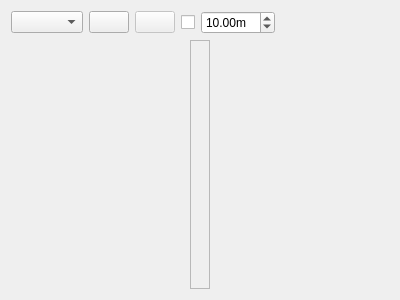
<?xml version="1.0" encoding="UTF-8"?>
<ui version="4.0">
 <class>ImageViewWidget</class>
 <widget class="QWidget" name="ImageViewWidget">
  <property name="enabled">
   <bool>true</bool>
  </property>
  <property name="geometry">
   <rect>
    <x>0</x>
    <y>0</y>
    <width>400</width>
    <height>300</height>
   </rect>
  </property>
  <property name="sizePolicy">
   <sizepolicy hsizetype="Expanding" vsizetype="Expanding">
    <horstretch>0</horstretch>
    <verstretch>0</verstretch>
   </sizepolicy>
  </property>
  <property name="windowTitle">
   <string>Image View</string>
  </property>
  <layout class="QVBoxLayout" name="verticalLayout" stretch="0,1,0">
   <item>
    <layout class="QHBoxLayout" name="horizontalLayout" stretch="0,0,0,0,0,1">
     <item>
      <widget class="QComboBox" name="topics_combo_box">
       <property name="sizeAdjustPolicy">
        <enum>QComboBox::AdjustToContents</enum>
       </property>
      </widget>
     </item>
     <item>
      <widget class="QPushButton" name="refresh_topics_push_button"/>
     </item>
     <item>
      <widget class="QPushButton" name="zoom_1_push_button">
       <property name="enabled">
        <bool>false</bool>
       </property>
       <property name="checkable">
        <bool>true</bool>
       </property>
      </widget>
     </item>
     <item>
      <widget class="QCheckBox" name="dynamic_range_check_box">
       <property name="toolTip">
        <string>Dynamic depth range</string>
       </property>
       <property name="text">
        <string/>
       </property>
      </widget>
     </item>
     <item>
      <widget class="QDoubleSpinBox" name="max_range_double_spin_box">
       <property name="toolTip">
        <string>Max depth</string>
       </property>
       <property name="suffix">
        <string>m</string>
       </property>
       <property name="minimum">
        <double>0.010000000000000</double>
       </property>
       <property name="maximum">
        <double>100.000000000000000</double>
       </property>
       <property name="value">
        <double>10.000000000000000</double>
       </property>
      </widget>
     </item>
     <item>
      <spacer name="horizontalSpacer">
       <property name="orientation">
        <enum>Qt::Horizontal</enum>
       </property>
       <property name="sizeHint" stdset="0">
        <size>
         <width>40</width>
         <height>20</height>
        </size>
       </property>
      </spacer>
     </item>
    </layout>
   </item>
   <item>
    <layout class="QHBoxLayout" name="horizontalLayout_2" stretch="0,0,0">
     <property name="spacing">
      <number>0</number>
     </property>
     <item>
      <spacer name="horizontalSpacer_2">
       <property name="orientation">
        <enum>Qt::Horizontal</enum>
       </property>
       <property name="sizeHint" stdset="0">
        <size>
         <width>40</width>
         <height>20</height>
        </size>
       </property>
      </spacer>
     </item>
     <item>
      <widget class="QFrame" name="image_frame">
       <property name="minimumSize">
        <size>
         <width>20</width>
         <height>0</height>
        </size>
       </property>
       <property name="frameShape">
        <enum>QFrame::StyledPanel</enum>
       </property>
       <property name="frameShadow">
        <enum>QFrame::Raised</enum>
       </property>
      </widget>
     </item>
     <item>
      <spacer name="horizontalSpacer_3">
       <property name="orientation">
        <enum>Qt::Horizontal</enum>
       </property>
       <property name="sizeHint" stdset="0">
        <size>
         <width>40</width>
         <height>20</height>
        </size>
       </property>
      </spacer>
     </item>
    </layout>
   </item>
   <item>
    <spacer name="verticalSpacer">
     <property name="orientation">
      <enum>Qt::Vertical</enum>
     </property>
     <property name="sizeHint" stdset="0">
      <size>
       <width>20</width>
       <height>0</height>
      </size>
     </property>
    </spacer>
   </item>
  </layout>
 </widget>
 <resources/>
 <connections/>
</ui>
